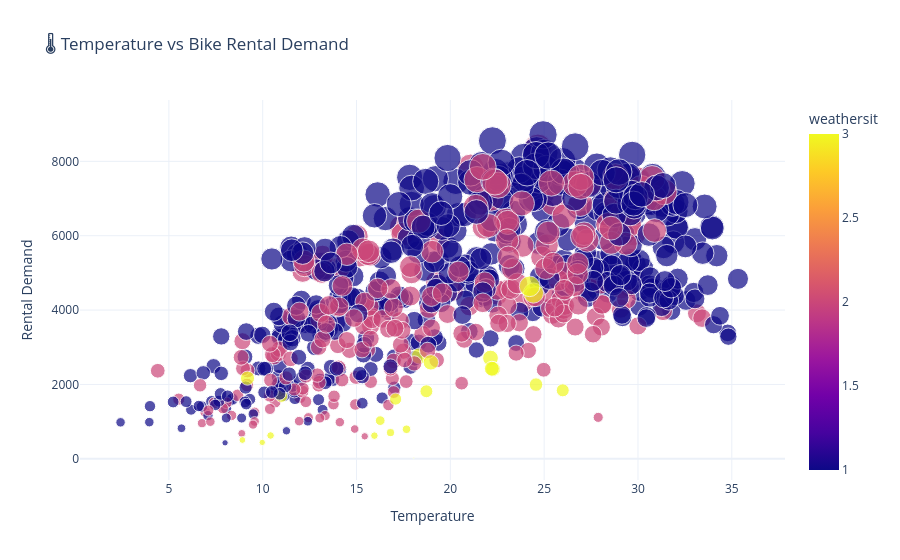

The notebook cell saved with this chart:
### Markdown cell above
## Temperature vs demand:

### Code cell
fig = px.scatter(
    df,
    x="temp",
    y="cnt",
    color="weathersit",
    size="cnt",
    hover_data=["dteday", "hum", "windspeed"],
    title="🌡️ Temperature vs Bike Rental Demand"
)

fig.update_layout(
    template="plotly_white",
    xaxis_title="Temperature",
    yaxis_title="Rental Demand"
)

fig.show()

### Figure 1 — Plotly figure (JSON) as saved in the notebook; plotly's stock layout.template omitted (floating-point values rounded to 4 significant figures; data arrays with more than 128 entries replaced by an {"elided": "..."} marker saying what was removed)
{"data": [{"customdata": {"elided": "730x3 mixed values"}, "hovertemplate": "temp=%{x}<br>cnt=%{marker.size}<br>dteday=%{customdata[0]}<br>hum=%{customdata[1]}<br>windspeed=%{customdata[2]}<br>weathersit=%{marker.color}<extra></extra>", "legendgroup": "", "marker": {"color": {"elided": "730 int values"}, "coloraxis": "coloraxis", "size": {"elided": "730 int values"}, "sizemode": "area", "sizeref": 21.79, "symbol": "circle"}, "mode": "markers", "name": "", "orientation": "v", "showlegend": false, "type": "scatter", "x": {"elided": "730 float values"}, "xaxis": "x", "y": {"elided": "730 int values"}, "yaxis": "y"}], "layout": {"coloraxis": {"colorbar": {"title": {"text": "weathersit"}}, "colorscale": [[0, "#0d0887"], [0.1111, "#46039f"], [0.2222, "#7201a8"], [0.3333, "#9c179e"], [0.4444, "#bd3786"], [0.5556, "#d8576b"], [0.6667, "#ed7953"], [0.7778, "#fb9f3a"], [0.8889, "#fdca26"], [1, "#f0f921"]]}, "legend": {"itemsizing": "constant", "tracegroupgap": 0}, "title": {"text": "🌡️ Temperature vs Bike Rental Demand"}, "xaxis": {"anchor": "y", "domain": [0, 1], "title": {"text": "Temperature"}}, "yaxis": {"anchor": "x", "domain": [0, 1], "title": {"text": "Rental Demand"}}}}
